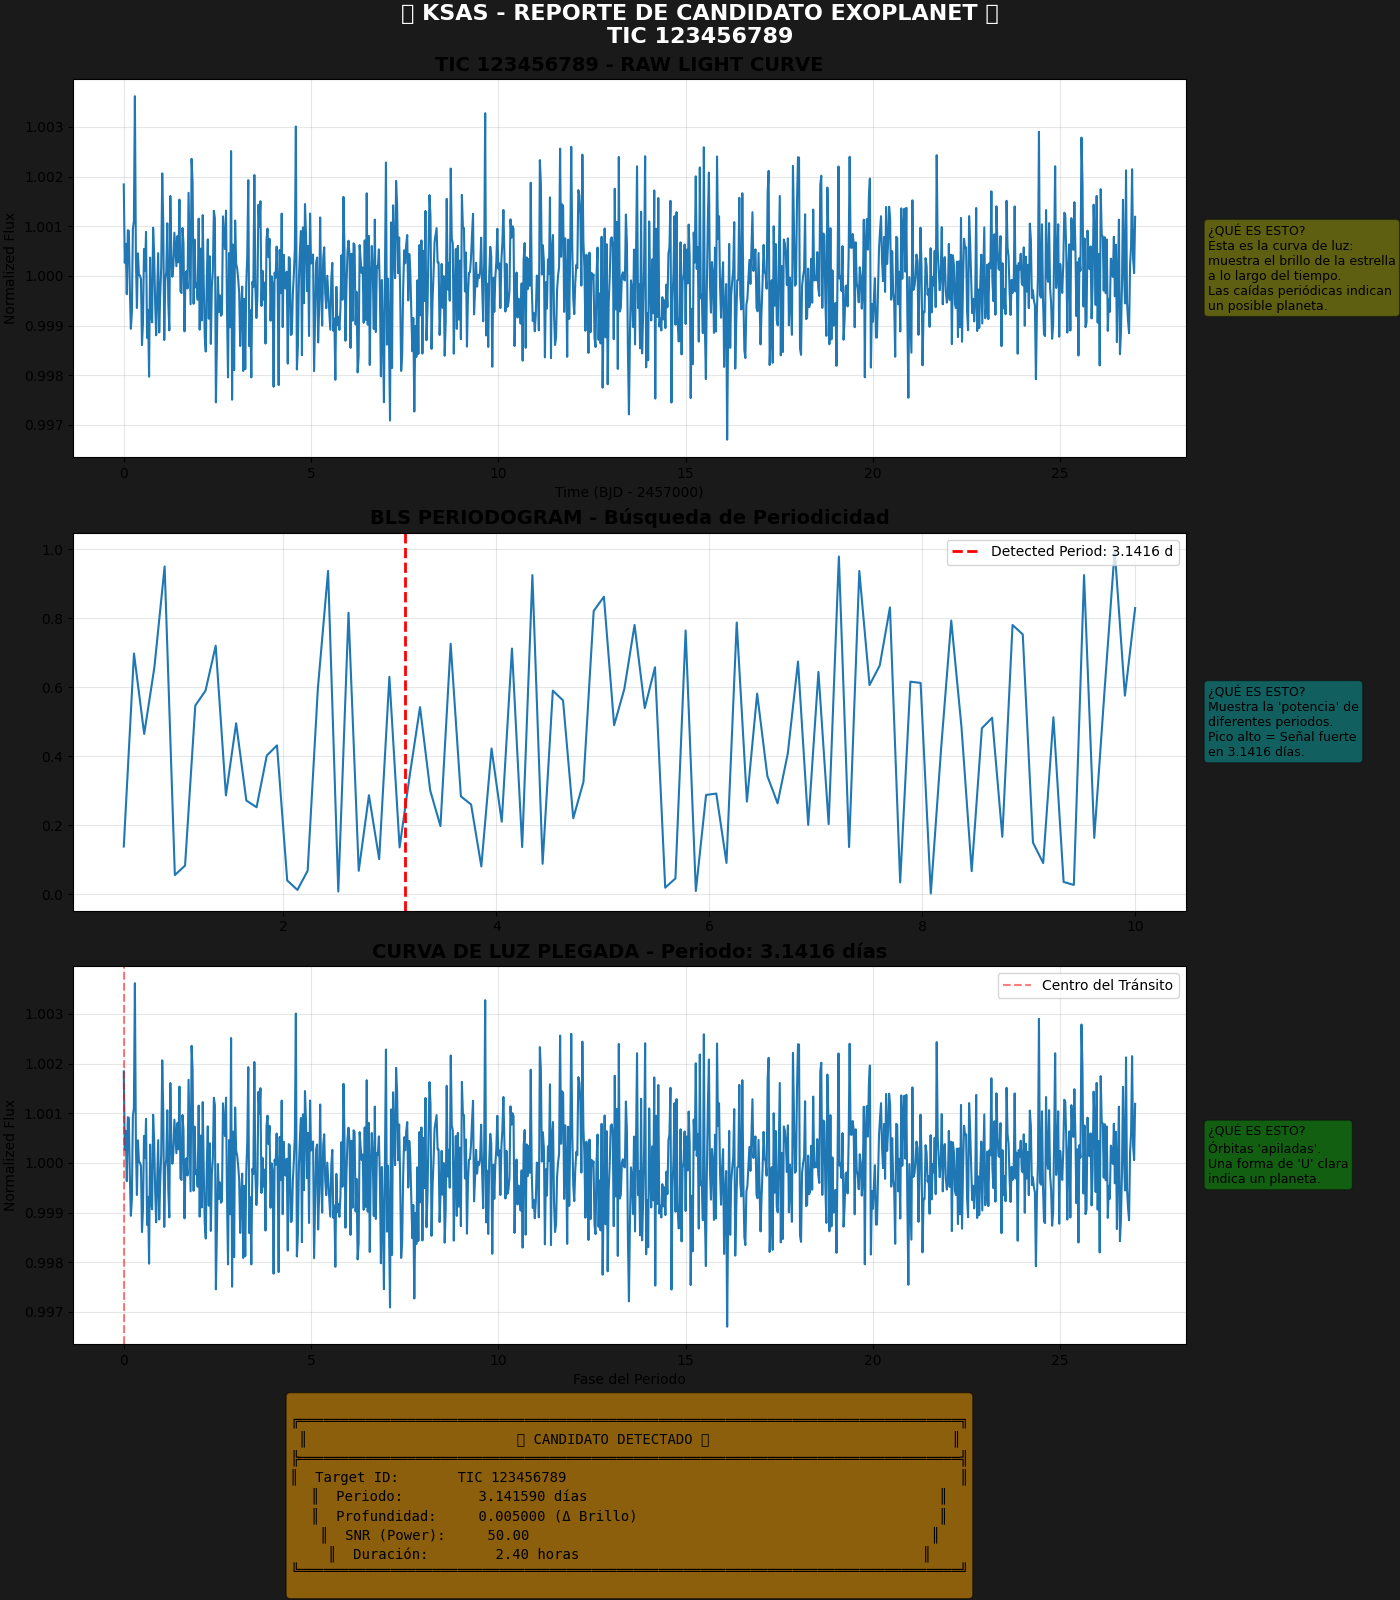

Reproduce this figure in Python.
import matplotlib.pyplot as plt
import numpy as np
from unittest.mock import MagicMock

# Mock LightCurve
class MockLightCurve:
    def __init__(self):
        self.time = MagicMock()
        self.flux = MagicMock()
        self.time.value = np.linspace(0, 27, 1000)
        self.flux.value = np.random.normal(1, 0.001, 1000)
        self.meta = {'OBJECT': 'TestStar'}
    
    def scatter(self, ax=None, **kwargs):
        if ax is None:
            fig, ax = plt.subplots()
        ax.plot(self.time.value, self.flux.value, **kwargs)
        return ax

    def fold(self, **kwargs):
        return self

# Mock Periodogram
class MockPeriodogram:
    def plot(self, ax=None, **kwargs):
        if ax is None:
            fig, ax = plt.subplots()
        ax.plot(np.linspace(0.5, 10, 100), np.random.random(100))
        return ax

# Mock Result
class MockResult:
    def __init__(self):
        self.target_id = "TIC 123456789"
        self.period = 3.14159
        self.t0 = 1350.0
        self.duration = 0.1
        self.depth = 0.005
        self.power = 50.0
        self.sde = 10.0

def reproduce_issue():
    print("Generating reproduction plot...")
    
    lc = MockLightCurve()
    periodogram = MockPeriodogram()
    result = MockResult()
    
    # Copy of the show_plots code from visualizer.py
    target_id = result.target_id
    
    # Create figure with constrained_layout for better automatic spacing
    # This fixes the overlapping text and whitespace issues
    fig = plt.figure(figsize=(14, 16), constrained_layout=True)
    gs = fig.add_gridspec(4, 1, height_ratios=[1, 1, 1, 0.4])
    
    # 1. Light Curve
    ax1 = fig.add_subplot(gs[0])
    lc.scatter(ax=ax1, label="Normalized Flux")
    ax1.set_title(f"{target_id} - RAW LIGHT CURVE", fontsize=14, fontweight='bold')
    ax1.set_xlabel("Time (BJD - 2457000)")
    ax1.set_ylabel("Normalized Flux")
    ax1.grid(alpha=0.3)
    
    # Explanation text for light curve - Moved to right side to avoid overlapping data
    ax1.text(1.02, 0.5, 
            "¿QUÉ ES ESTO?\n"
            "Esta es la curva de luz:\nmuestra el brillo de la estrella\na lo largo del tiempo.\n"
            "Las caídas periódicas indican\nun posible planeta.",
            transform=ax1.transAxes, fontsize=9, verticalalignment='center',
            bbox=dict(boxstyle='round', facecolor='yellow', alpha=0.3))
    
    # 2. Periodogram
    ax2 = fig.add_subplot(gs[1])
    periodogram.plot(ax=ax2, view='period')
    ax2.set_title(f"BLS PERIODOGRAM - Búsqueda de Periodicidad", fontsize=14, fontweight='bold')
    ax2.axvline(result.period, color='red', linestyle='--', linewidth=2, label=f'Detected Period: {result.period:.4f} d')
    ax2.legend(loc='upper right')
    ax2.grid(alpha=0.3)
    
    # Explanation for periodogram
    ax2.text(1.02, 0.5,
            "¿QUÉ ES ESTO?\n"
            f"Muestra la 'potencia' de\ndiferentes periodos.\n"
            f"Pico alto = Señal fuerte\nen {result.period:.4f} días.",
            transform=ax2.transAxes, fontsize=9, verticalalignment='center',
            bbox=dict(boxstyle='round', facecolor='cyan', alpha=0.3))
    
    # 3. Folded Light Curve
    ax3 = fig.add_subplot(gs[2])
    folded = lc.fold(period=result.period, epoch_time=result.t0)
    folded.scatter(ax=ax3)
    ax3.set_title(f"CURVA DE LUZ PLEGADA - Periodo: {result.period:.4f} días", fontsize=14, fontweight='bold')
    ax3.set_xlabel("Fase del Periodo")
    ax3.set_ylabel("Normalized Flux")
    ax3.grid(alpha=0.3)
    
    # Mark the transit
    ax3.axvline(0, color='red', linestyle='--', alpha=0.5, label='Centro del Tránsito')
    ax3.legend(loc='upper right')
    
    # Explanation for folded light curve
    ax3.text(1.02, 0.5,
            "¿QUÉ ES ESTO?\n"
            f"Órbitas 'apiladas'.\n"
            f"Una forma de 'U' clara\nindica un planeta.",
            transform=ax3.transAxes, fontsize=9, verticalalignment='center',
            bbox=dict(boxstyle='round', facecolor='lime', alpha=0.3))
    
    # 4. Summary Box
    ax4 = fig.add_subplot(gs[3])
    ax4.axis('off')
    
    summary_text = f"""
╔═══════════════════════════════════════════════════════════════════════════════╗
║                         🌟 CANDIDATO DETECTADO 🌟                             ║
╠═══════════════════════════════════════════════════════════════════════════════╣
║  Target ID:       {target_id:<40}                    ║
║  Periodo:         {result.period:.6f} días                                          ║
║  Profundidad:     {result.depth:.6f} (Δ Brillo)                                    ║
║  SNR (Power):     {result.power:.2f}                                                ║
║  Duración:        {result.duration*24:.2f} horas                                         ║
╚═══════════════════════════════════════════════════════════════════════════════╝
    """
    
    ax4.text(0.5, 0.5, summary_text, fontsize=10, family='monospace',
            ha='center', va='center',
            bbox=dict(boxstyle='round', facecolor='orange', alpha=0.5))
    
    # Main title
    fig.suptitle(f"⭐ KSAS - REPORTE DE CANDIDATO EXOPLANET ⭐\n{target_id}", 
                fontsize=16, fontweight='bold', color='white')
    
    # No tight_layout needed with constrained_layout
    
    plt.savefig("reproduce_plot.png", dpi=100, facecolor='#1a1a1a')
    print("Plot saved to reproduce_plot.png")

if __name__ == "__main__":
    reproduce_issue()
